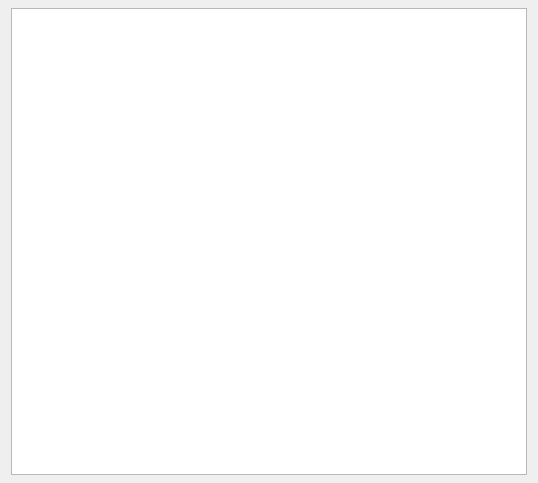
<?xml version="1.0" encoding="UTF-8"?>
<ui version="4.0">
 <class>HexDumpViewer</class>
 <widget class="FileViewerInterface" name="HexDumpViewer">
  <property name="geometry">
   <rect>
    <x>0</x>
    <y>0</y>
    <width>538</width>
    <height>483</height>
   </rect>
  </property>
  <property name="windowTitle">
   <string>Form</string>
  </property>
  <layout class="QGridLayout" name="gridLayout_2">
   <property name="topMargin">
    <number>8</number>
   </property>
   <property name="bottomMargin">
    <number>8</number>
   </property>
   <property name="verticalSpacing">
    <number>1</number>
   </property>
   <item row="0" column="0" colspan="2">
    <widget class="QTextBrowser" name="textArea"/>
   </item>
  </layout>
 </widget>
 <customwidgets>
  <customwidget>
   <class>FileViewerInterface</class>
   <extends>QWidget</extends>
   <header>viewerbase.h</header>
   <container>1</container>
  </customwidget>
 </customwidgets>
 <resources/>
 <connections/>
</ui>
